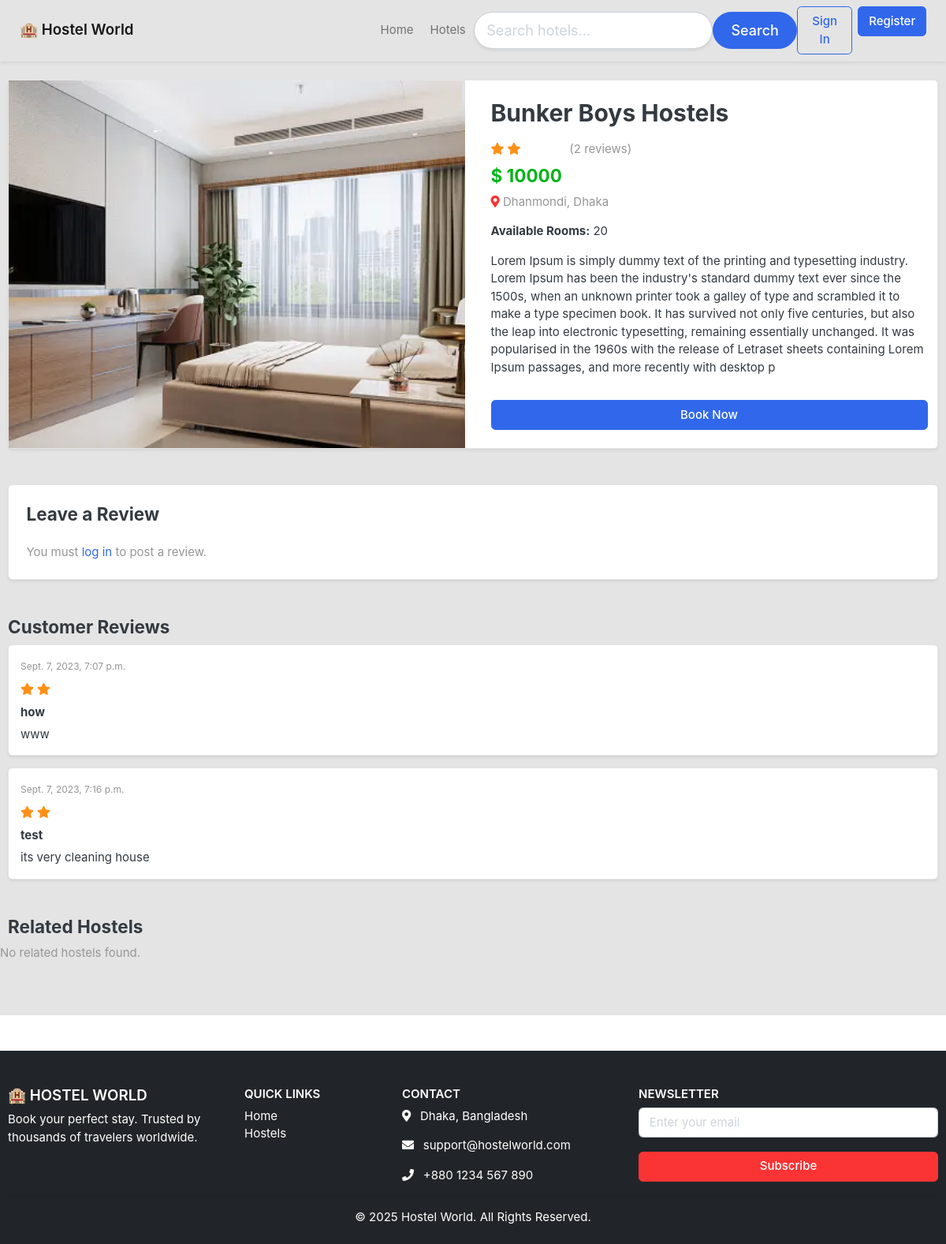
Screenshot of /hostel/7/ with the database file from the repository.
### hostel/models.py (models this page shows, shortened)
class Hotel(models.Model):
    hostel_name = models.CharField(max_length=100, unique=True)
    slug = models.SlugField(max_length=200, unique=True)
    description = models.CharField(max_length=500, blank=True)
    location = models.CharField(max_length=50, blank=True)
    price = models.IntegerField()
    images = models.ImageField(upload_to='photos/hostel')
    stock = models.IntegerField()
    is_available = models.BooleanField(default=True)
    created_date = models.DateTimeField(auto_now_add=True)
    modified_date = models.DateTimeField(auto_now=True)
    def averageReview(self):
        reviews = Review.objects.filter(hostel=self, status=True).aggregate(average=Avg('rating'))
        avg = 0
        if reviews['average'] is not None:
            avg = float(reviews['average'])
        return avg
    def countReview(self):
        reviews = Review.objects.filter(hostel=self, status=True).aggregate(count=Count('id'))
        count = 0
        if reviews['count'] is not None:
            count = int(reviews['count'])
        return count

class Review(models.Model):
    user = models.ForeignKey(User, on_delete=models.CASCADE, related_name='user_reviews')
    hostel = models.ForeignKey(Hotel, on_delete=models.CASCADE, related_name='hostel_reviews', null=True, blank=True)
    subject = models.CharField(max_length=100, null=True, blank=True)
    review = models.TextField(max_length=250, null=True, blank=True)
    ip = models.CharField(max_length=50, blank=True)
    rating = models.IntegerField(default=1)
    status = models.BooleanField(default=True)
    created_at = models.DateTimeField(auto_now_add=True)
    updated_at = models.DateTimeField(auto_now=True)

### hostel/views.py (the view)
# urls.py: path('<int:hostel_slug>/', views.hostel_details, name='hostel_details'),  # /hostel/11/
def hostel_details(request, hostel_slug):  # better renamed to hostel_id
    single_room = get_object_or_404(Hotel, id=hostel_slug)
    reviews = Review.objects.filter(hostel_id=single_room.id, status=True)
    related_rooms = Hotel.objects.filter(
        location=single_room.location,
        is_available=True
    ).exclude(id=single_room.id)[:3]
    context = {
        'single_room': single_room,
        'reviews': reviews,
        'related_rooms': related_rooms,
    }
    return render(request, 'hostel_details.html', context)

### hostel/templates/hostel_details.html (shortened to what this page needs)
{% extends "base.html" %} {% load static %} {% block body %}
<section class="section-content py-4 bg-light">
  <div class="container">
    <div class="card mb-5 shadow-sm">
      <div class="row g-0">
        <aside class="col-md-6">
          <img
            src="{{ single_room.images.url }}"
            class="img-fluid h-100 w-100"
            style="object-fit: cover"
            alt="{{ single_room.hostel_name }}"
          />
        </aside>
        <main class="col-md-6 border-start p-4">
          <h2 class="mb-3">{{ single_room.hostel_name }}</h2>
          {% with avg=single_room.averageReview %}
          <div class="rating-star text-warning mb-2">
            {% if avg >= 1 %}
            <i class="fa fa-star"></i>
            {% elif avg >= 0.5 %}
            <i class="fa fa-star-half-o"></i>
            {% else %}
            <i class="fa fa-star-o"></i>
            {% endif %} {% if avg >= 2 %}
            <i class="fa fa-star"></i>
            {% elif avg >= 1.5 %}
            <i class="fa fa-star-half-o"></i>
            {% else %}
            <i class="fa fa-star-o"></i>
            {% endif %} {% if avg >= 3 %}
            <i class="fa fa-star"></i>
            {% elif avg >= 2.5 %}
            <i class="fa fa-star-half-o"></i>
            {% else %}
            <i class="fa fa-star-o"></i>
            {% endif %} {% if avg >= 4 %}
            <i class="fa fa-star"></i>
            {% elif avg >= 3.5 %}
            <i class="fa fa-star-half-o"></i>
            {% else %}
            <i class="fa fa-star-o"></i>
            {% endif %} {% if avg >= 5 %}
            <i class="fa fa-star"></i>
            {% elif avg >= 4.5 %}
            <i class="fa fa-star-half-o"></i>
            {% else %}
            <i class="fa fa-star-o"></i>
            {% endif %}
            <span class="text-muted ms-2"
              >({{ single_room.countReview }} reviews)</span
            >
          </div>
          {% endwith %}
          <h4 class="text-success">$ {{ single_room.price }}</h4>
          <p class="text-muted">
            <i class="fa fa-map-marker-alt text-danger me-1"></i>
            {{ single_room.location }}
          </p>
          <p><strong>Available Rooms:</strong> {{ single_room.stock }}</p>
          <p class="mt-3">{{ single_room.description }}</p>
          <a
            href="{% url 'add_booking' single_room.id %}"
            class="btn btn-primary w-100 mt-3"
          >
            Book Now
          </a>
        </main>
      </div>
    </div>
    <div class="card mb-5 p-4 shadow-sm">
      <h4 class="mb-4">Leave a Review</h4>
      {% if user.is_authenticated %}
      <form action="{% url 'submit_review' single_room.id %}" method="POST">
        {% csrf_token %}
        <div class="mb-3">
          <label class="form-label">Rating</label>
          <div class="rate">
            <input type="radio" id="star1" name="rating" value="5" required />
            <label for="star1" title="5"></label>
            <input type="radio" id="star2" name="rating" value="4.5" />
            <label for="star2" title="4.5"></label>
            <input type="radio" id="star3" name="rating" value="4" />
            <label for="star3" title="4"></label>
            <input type="radio" id="star4" name="rating" value="3.5" />
            <label for="star4" title="3.5"></label>
            <input type="radio" id="star5" name="rating" value="3" />
            <label for="star5" title="3"></label>
            <input type="radio" id="star6" name="rating" value="2.5" />
            <label for="star6" title="2.5"></label>
            <input type="radio" id="star7" name="rating" value="2" />
            <label for="star7" title="2"></label>
            <input type="radio" id="star8" name="rating" value="1.5" />
            <label for="star8" title="1.5"></label>
            <input type="radio" id="star9" name="rating" value="1" />
            <label for="star9" title="1"></label>
            <input type="radio" id="star10" name="rating" value="0.5" />
            <label for="star10" title="0.5"></label>
          </div>
        </div>
        <div class="mb-3">
          <label for="subject" class="form-label">Review Title</label>
          <input
            type="text"
            name="subject"
            id="subject"
            class="form-control"
            required
          />
        </div>
        <div class="mb-3">
          <label for="review" class="form-label">Your Review</label>
          <textarea
            name="review"
            id="review"
            class="form-control"
            rows="4"
            required
          ></textarea>
        </div>
        <button type="submit" class="btn btn-success">Submit Review</button>
      </form>
      {% else %}
      <p class="text-muted">
        You must <a href="{% url 'login' %}">log in</a> to post a review.
      </p>
      {% endif %}
    </div>
    <div class="mb-5">
      <h4>Customer Reviews</h4>
      {% for review in reviews %}
      <div class="card p-3 mb-3 shadow-sm">
        <div class="d-flex justify-content-between align-items-center">
          <div>
            <small class="text-muted">{{ review.updated_at }}</small>
          </div>
        </div>
        <div class="rating-star mt-2 text-warning">
          {% with r=review.rating %} {% if r >= 1 %}
          <i class="fa fa-star"></i>
          {% elif r >= 0.5 %}
          <i class="fa fa-star-half-o"></i>
          {% else %}
          <i class="fa fa-star-o"></i>
          {% endif %} {% if r >= 2 %}
          <i class="fa fa-star"></i>
          {% elif r >= 1.5 %}
          <i class="fa fa-star-half-o"></i>
          {% else %}
          <i class="fa fa-star-o"></i>
          {% endif %} {% if r >= 3 %}
          <i class="fa fa-star"></i>
          {% elif r >= 2.5 %}
          <i class="fa fa-star-half-o"></i>
          {% else %}
          <i class="fa fa-star-o"></i>
          {% endif %} {% if r >= 4 %}
          <i class="fa fa-star"></i>
          {% elif r >= 3.5 %}
          <i class="fa fa-star-half-o"></i>
          {% else %}
          <i class="fa fa-star-o"></i>
          {% endif %} {% if r >= 5 %}
          <i class="fa fa-star"></i>
          {% elif r >= 4.5 %}
          <i class="fa fa-star-half-o"></i>
          {% else %}
          <i class="fa fa-star-o"></i>
          {% endif %} {% endwith %}
        </div>
        <h6 class="fw-bold mt-2">{{ review.subject }}</h6>
        <p class="mb-0">{{ review.review }}</p>
      </div>
      {% empty %}
      <p class="text-muted">No reviews yet. Be the first to review!</p>
      {% endfor %}
    </div>
    <div class="mb-5">
      <h4>Related Hostels</h4>
      <div class="row">
        {% for hostel in related_rooms %}
        <div class="col-md-4 mb-3">
          <div class="card shadow-sm h-100">
            <img
              src="{{ hostel.images.url }}"
              class="card-img-top"
              alt="{{ hostel.hostel_name }}"
              style="height: 200px; object-fit: cover"
            />
            <div class="card-body">
              <h5 class="card-title">{{ hostel.hostel_name }}</h5>
              <p class="card-text text-muted">{{ hostel.location }}</p>
              <p class="card-text text-success">${{ hostel.price }}</p>
              <a
                href="{% url 'hostel_details' hostel.id %}"
                class="btn btn-sm btn-outline-primary"
                >View Details</a
              >
            </div>
          </div>
        </div>
        {% empty %}
        <p class="text-muted">No related hostels found.</p>
        {% endfor %}
      </div>
    </div>
  </div>
</section>
{% endblock %}

### static/css/ui.css (style rules this page uses)
html { font-family: "Inter", sans-serif; font-size: 15px; }
p:last-child { margin-bottom: 0; }

### rows the page displays
Hotel: images (picture), hostel_name "Bunker Boys Hostels", countReview "2", price "10000", location "Dhanmondi, Dhaka", stock "20", description "Lorem Ipsum is simply dummy text of the printing and typesetting industry. Lorem Ipsum has been the industry's standard dummy text ever since the 1500s, when an unknown printer took a galley of type and scrambled it to make a type specimen book. It has survived not only five centuries, but also the leap into electronic typesetting, remaining essentially unchanged. It was popularised in the 1960s with the release of Letraset sheets containing Lorem Ipsum passages, and more recently with desktop p"
Review: updated_at "Sept. 7, 2023, 7:07 p.m.", subject "how", review "www"
Review: updated_at "Sept. 7, 2023, 7:16 p.m.", subject "test", review "its very cleaning house"
